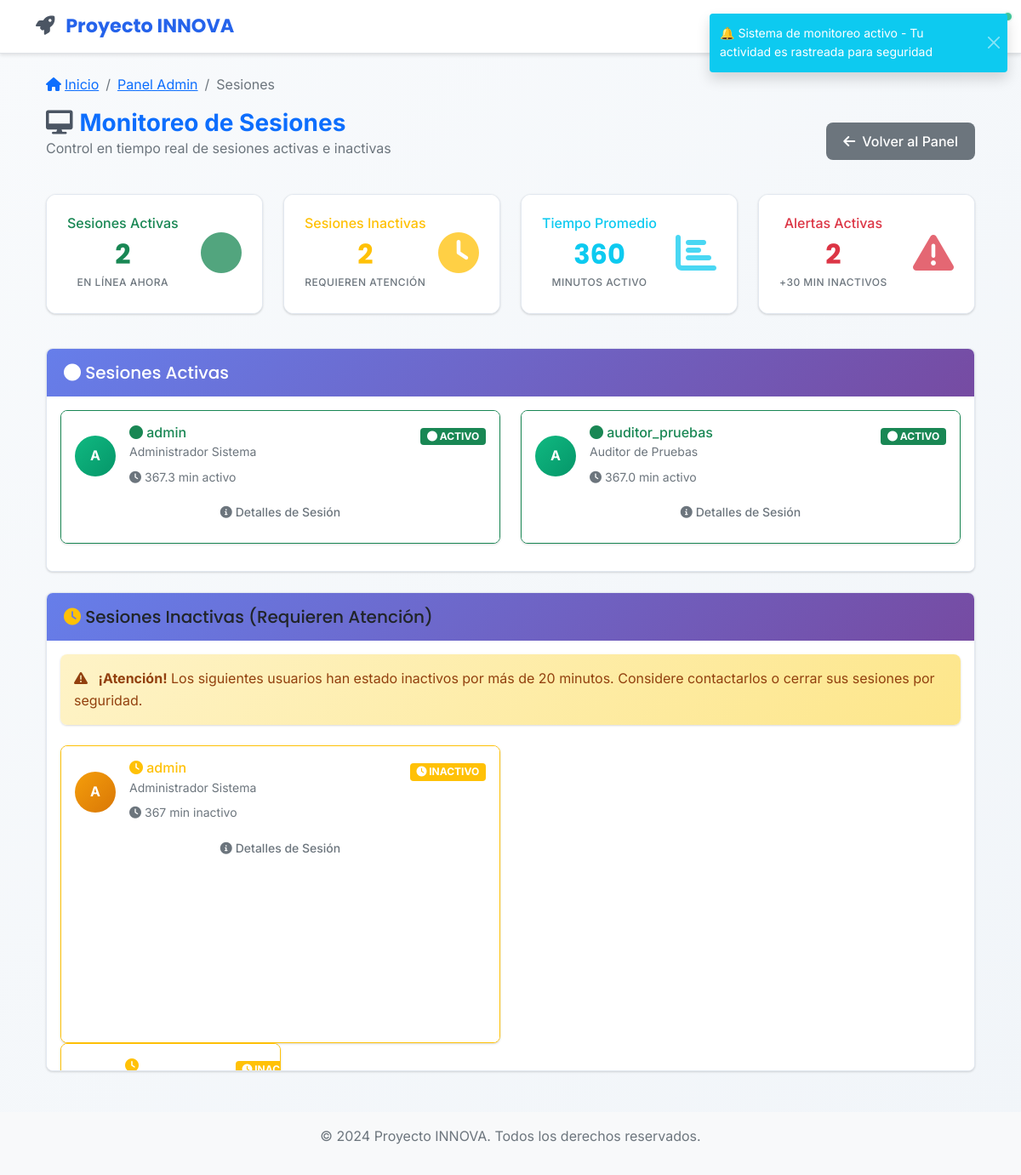
Page /admin/sessions (signed in) on the earlier database version.
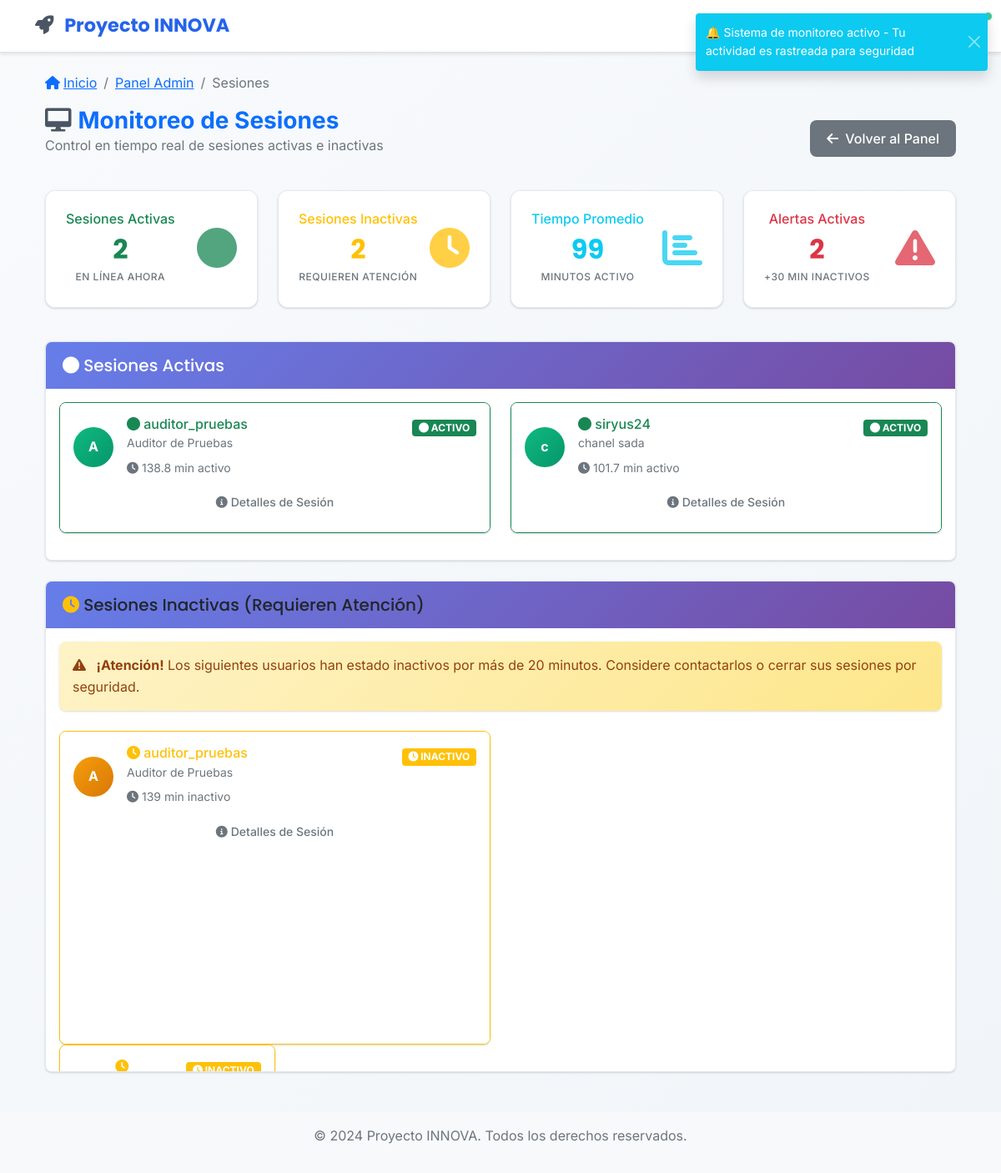
Same page on the later database version.
### app/models/active_session.py (models this page shows, shortened)
class ActiveSession(db.Model):
    __tablename__ = 'active_sessions'
    id = db.Column(db.Integer, primary_key=True)
    user_id = db.Column(db.Integer, db.ForeignKey('users.id'), nullable=False)
    session_id = db.Column(db.String(100), unique=True, nullable=False)
    jwt_token = db.Column(db.Text, unique=True, nullable=False)  # JWT token único para la sesión
    ip_address = db.Column(db.String(45))
    user_agent = db.Column(db.Text)
    login_time = db.Column(db.DateTime, default=datetime.utcnow)
    last_activity = db.Column(db.DateTime, default=datetime.utcnow)
    is_active = db.Column(db.Boolean, default=True)
    device_info = db.Column(db.Text)  # JSON with device/browser info
    device_fingerprint = db.Column(db.String(100))  # Fingerprint único del dispositivo
    user = db.relationship('User', backref=db.backref('active_sessions', lazy='dynamic'))
    def validate_jwt(self):
        return JWTUtils.validate_session_token(self.jwt_token) is not None
    def is_jwt_expired(self):
        return JWTUtils.is_token_expired(self.jwt_token)
    def get_inactive_duration(self):
        delta = datetime.utcnow() - self.last_activity
        return delta.total_seconds() / 60
    def get_active_duration(self):
        delta = datetime.utcnow() - self.login_time
        return delta.total_seconds() / 60
    @staticmethod
    def get_inactive_sessions(timeout_minutes=20):
        timeout_time = datetime.utcnow() - timedelta(minutes=timeout_minutes)
        return ActiveSession.query.filter(
            ActiveSession.is_active == True,
            ActiveSession.last_activity < timeout_time
        ).all()

### app/models/user.py (models this page shows, shortened)
class User(UserMixin, db.Model):
    __tablename__ = 'users'
    id = db.Column(db.Integer, primary_key=True)
    username = db.Column(db.String(64), unique=True, nullable=False, index=True)
    email = db.Column(db.String(120), unique=True, nullable=False, index=True)
    password_hash = db.Column(db.String(256), nullable=False)
    first_name = db.Column(db.String(64), nullable=False)
    last_name = db.Column(db.String(64), nullable=False)
    position = db.Column(db.String(100))  # Cargo en la alcaldía
    municipality = db.Column(db.String(100), nullable=False)  # Nombre de la alcaldía
    department = db.Column(db.String(100), nullable=False)  # Departamento/Estado
    municipality_code = db.Column(db.String(20))  # Código único de la alcaldía
    is_active = db.Column(db.Boolean, default=True)
    created_at = db.Column(db.DateTime, default=datetime.utcnow)
    updated_at = db.Column(db.DateTime, default=datetime.utcnow, onupdate=datetime.utcnow)
    last_login = db.Column(db.DateTime)
    legacy_role = db.Column(db.String(20), default='viewer')  # Mantener para compatibilidad
    active_roles = db.relationship('UserRole',
                                 foreign_keys='UserRole.user_id',
                                 lazy=True,
                                 primaryjoin="and_(User.id==UserRole.user_id, UserRole.is_active==True)")
    user_roles = db.relationship('UserRole',
                               foreign_keys='UserRole.user_id',
                               lazy=True,
                               overlaps="active_roles")
    @property
    def password(self):
        raise AttributeError('La contraseña no es un atributo legible')
    def get_full_name(self):
        return f"{self.first_name} {self.last_name}"
    @property
    def role(self):
        return self.legacy_role
    def is_admin(self):
        if self.active_roles:
            admin_names = ['admin', 'administrador']
            return any(ur.role.name.lower() in admin_names for ur in self.active_roles)
        return self.legacy_role == 'admin'

### app/views/admin.py (the view)
@admin_bp.route('/sessions')
def sessions():
    raw_sessions = ActiveSession.query.filter_by(is_active=True).all()
    active_sessions = []
    invalid_sessions = []
    for session in raw_sessions:
        if session.validate_jwt() and not session.is_jwt_expired():
            active_sessions.append(session)
        else:
            session.is_active = False
            invalid_sessions.append(session)
    if invalid_sessions:
        db.session.commit()
    inactive_sessions = ActiveSession.get_inactive_sessions()
    total_active = len(active_sessions)
    total_inactive = len(inactive_sessions)
    total_invalid = len(invalid_sessions)
    critical_alerts = sum(1 for session in inactive_sessions if session.get_inactive_duration() > 30)
    if active_sessions:
        total_duration = sum(session.get_inactive_duration() for session in active_sessions)
        avg_duration = total_duration / len(active_sessions)
    else:
        avg_duration = 0
    return render_template('admin/sessions.html',
                         title='Monitoreo de Sesiones JWT',
                         active_sessions=active_sessions,
                         inactive_sessions=inactive_sessions,
                         invalid_sessions=invalid_sessions,
                         total_active=total_active,
                         total_inactive=total_inactive,
                         total_invalid=total_invalid,
                         critical_alerts=critical_alerts,
                         avg_duration=avg_duration,
                         jwt_enabled=True)

### app/utils/jwt_utils.py (called while the page is built)
    @staticmethod
    def validate_session_token(token: str) -> Optional[Dict]:
        try:
            payload = jwt.decode(
                token,
                current_app.config['JWT_SECRET_KEY'],
                algorithms=['HS256']
            )
            if payload.get('type') != 'session':
                return None
            exp_timestamp = payload.get('exp')
            if exp_timestamp and datetime.utcnow().timestamp() > exp_timestamp:
                return None
            return payload
        except jwt.ExpiredSignatureError:
            return None
        except jwt.InvalidTokenError:
            return None
        except Exception:
            return None

    @staticmethod
    def decode_token(token: str) -> Optional[Dict]:
        try:
            header = jwt.get_unverified_header(token)
            payload = jwt.decode(token, options={"verify_signature": False})
            return payload
        except Exception:
            return None

### app/templates/admin/sessions.html (shortened to what the changed rows need)
{% extends "base.html" %}
{% block content %}
<div class="container-fluid mt-4">
    <div class="row mb-4">
        <div class="col-12">
            <div class="d-flex justify-content-between align-items-center">
                <div>
                    <h1 class="h3 mb-0 text-primary fw-bold">
                        <i class="fas fa-desktop text-secondary me-2"></i>Monitoreo de Sesiones
                    </h1>
                </div>
            </div>
        </div>
    </div>
<div class="row mb-4">
    <div class="col-md-3 mb-3">
        <div class="card stat-card">
            <div class="card-body">
                <div class="d-flex justify-content-between align-items-center">
                    <div>
                        <h2 class="mb-0 text-success">{{ total_active }}</h2>
                    </div>
                </div>
            </div>
        </div>
    </div>
    <div class="col-md-3 mb-3">
        <div class="card stat-card">
            <div class="card-body">
                <div class="d-flex justify-content-between align-items-center">
                    <div>
                        <h2 class="mb-0 text-warning">{{ total_inactive }}</h2>
                    </div>
                </div>
            </div>
        </div>
    </div>
    <div class="col-md-3 mb-3">
        <div class="card stat-card">
            <div class="card-body">
                <div class="d-flex justify-content-between align-items-center">
                    <div>
                        <h6 class="card-title text-info">Tiempo Promedio</h6>
                        <h2 class="mb-0 text-info">
                            {{ "%.0f"|format(avg_duration) }}
                        </h2>
                        <small class="text-muted">Minutos activo</small>
                    </div>
                </div>
            </div>
        </div>
    </div>
    <div class="col-md-3 mb-3">
        <div class="card stat-card">
            <div class="card-body">
                <div class="d-flex justify-content-between align-items-center">
                    <div>
                        <h2 class="mb-0 text-danger">
                            {{ critical_alerts }}
                        </h2>
                    </div>
                </div>
            </div>
        </div>
    </div>
</div>
<div class="row mb-4">
    <div class="col-12">
        <div class="card">
            <div class="card-body">
                {% if active_sessions %}
                <div class="row">
                    {% for session in active_sessions %}
                    <div class="col-md-6 mb-3">
                        <div class="card border-success h-100">
                            <div class="card-body">
                                <div class="d-flex justify-content-between align-items-start mb-2">
                                    <div class="d-flex align-items-center">
                                        <div class="avatar-circle me-3" style="width: 48px; height: 48px; background: linear-gradient(135deg, #10b981 0%, #059669 100%); border-radius: 50%; display: flex; align-items: center; justify-content: center; color: white; font-weight: bold;">
                                            {{ session.user.first_name[0] if session.user and session.user.first_name else session.user.username[0] if session.user else '?' }}
                                        </div>
                                        <div>
                                            <h6 class="mb-0 text-success">
                                                <i class="fas fa-circle text-success"></i>
                                                {{ session.user.username if session.user else 'Usuario Desconocido' }}
                                            </h6>
                                            <small class="text-muted">
                                                {{ session.user.get_full_name() if session.user else 'N/A' }}
                                            </small>
                                            <div class="mt-1">
                                                <small class="text-muted">
                                                    <i class="fas fa-clock me-1"></i>{{ "%.1f"|format(session.get_active_duration()) }} min activo
                                                </small>
                                            </div>
                                        </div>
                                    </div>
                                    <div class="text-end">
                                        <span class="badge bg-success">
                                            <i class="fas fa-circle"></i> ACTIVO
                                        </span>
                                    </div>
                                </div>
                                <div class="mt-2">
                                    <button class="btn btn-sm btn-outline-secondary w-100" type="button"
                                            data-bs-toggle="collapse"
                                            data-bs-target="#session-details-{{ session.id }}"
                                            aria-expanded="false">
                                        <i class="fas fa-info-circle me-1"></i>Detalles de Sesión
                                    </button>
                                </div>
                            </div>
                        </div>
                    </div>
                    {% endfor %}
                </div>
                {% else %}
                <div class="text-center py-4">
                    <i class="fas fa-users-slash fa-3x text-muted mb-3"></i>
                    <h5 class="text-muted">No hay sesiones activas</h5>
                    <p class="text-muted">No hay usuarios conectados actualmente al sistema.</p>
                </div>
                {% endif %}
            </div>
        </div>
    </div>
</div>
<div class="row">
    <div class="col-12">
        <div class="card">
            <div class="card-body">
                {% if inactive_sessions %}
                <div class="row">
                    {% for session in inactive_sessions %}
                    <div class="col-md-6 mb-3">
                        <div class="card border-warning h-100">
                            <div class="card-body">
                                <div class="d-flex justify-content-between align-items-start mb-2">
                                    <div class="d-flex align-items-center">
                                        <div class="avatar-circle me-3" style="width: 48px; height: 48px; background: linear-gradient(135deg, #f59e0b 0%, #d97706 100%); border-radius: 50%; display: flex; align-items: center; justify-content: center; color: white; font-weight: bold;">
                                            {{ session.user.first_name[0] if session.user and session.user.first_name else session.user.username[0] if session.user else '?' }}
                                        </div>
                                        <div>
                                            <h6 class="mb-0 text-warning">
                                                <i class="fas fa-clock text-warning"></i>
                                                {{ session.user.username if session.user else 'Usuario Desconocido' }}
                                            </h6>
                                            <small class="text-muted">
                                                {{ session.user.get_full_name() if session.user else 'N/A' }}
                                            </small>
                                            <div class="mt-1">
                                                <small class="text-muted">
                                                    <i class="fas fa-clock me-1"></i>{{ "%.0f"|format(session.get_inactive_duration()) }} min inactivo
                                                </small>
                                            </div>
                                        </div>
                                    </div>
                                    <div class="text-end">
                                        <span class="badge bg-warning">
                                            <i class="fas fa-clock"></i>
                                            INACTIVO
                                        </span>
                                    </div>
                                </div>
                                <div class="mt-2">
                                    <button class="btn btn-sm btn-outline-secondary w-100" type="button"
                                            data-bs-toggle="collapse"
                                            data-bs-target="#inactive-session-details-{{ session.id }}"
                                            aria-expanded="false">
                                        <i class="fas fa-info-circle me-1"></i>Detalles de Sesión
                                    </button>
                                </div>
                        </div>
                    </div>
                    {% endfor %}
                </div>
                {% else %}
                <div class="text-center py-4">
                    <i class="fas fa-check-circle fa-3x text-success mb-3"></i>
                    <h5 class="text-success">¡Excelente!</h5>
                    <p class="text-muted">No hay sesiones inactivas que requieran atención.</p>
                </div>
                {% endif %}
            </div>
        </div>
    </div>
</div>
{% endblock %}

Differences in the rows shown:
no longer on this page (row edited): ActiveSession: user "A", user "admin", user "Administrador Sistema", get_active_duration "367.3", get_inactive_duration "367"
no longer on this page (row edited): ActiveSession: user "A", user "auditor_pruebas", user "Auditor de Pruebas", get_active_duration "367.0"
added ActiveSession: user "A", user "auditor_pruebas", user "Auditor de Pruebas", get_active_duration "138.8", get_inactive_duration "139"
added ActiveSession: user "c", user "siryus24", user "chanel sada", get_active_duration "101.7"
Other differences:
{{ "%.0f"|format(avg_duration) }}: "360" → "99"
